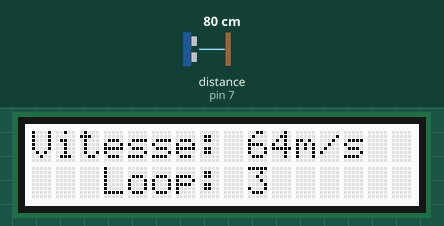
Bench run of a sketch on a simulated Arduino Uno, built with avr-gcc and run on an emulated ATmega328P. Shown: 16×2 character LCD. Wiring (inferred from the names in the program): ultrasonic range finder: trigger pin 7; echo pin 7. Inputs (shaded band) come from the test bench; at power-on: distance to the obstacle (sensor on pin 7) 80 cm. The echo pulse lasts 58.3 µs per cm.

Above: at 1.2 s.
1.3 s: distance to the obstacle (sensor on pin 7) set to 2 cm
At 2.9 s:
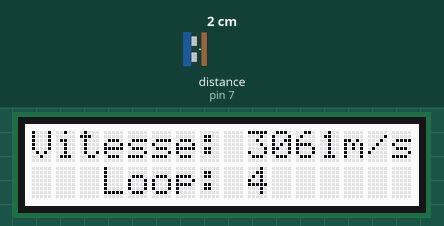
4.6 s: distance to the obstacle (sensor on pin 7) set to 4 cm
At 6.0 s:
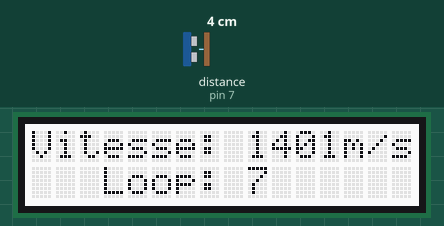
7.7 s: distance to the obstacle (sensor on pin 7) set to 9 cm
At 9.1 s:
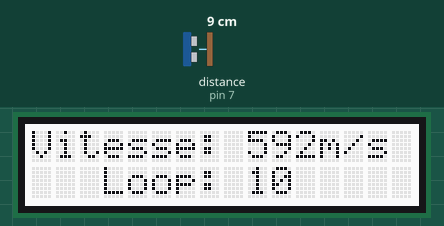
Timing chart, 0 to 10.7 s (numbered marks = the images above; inputs shaded):
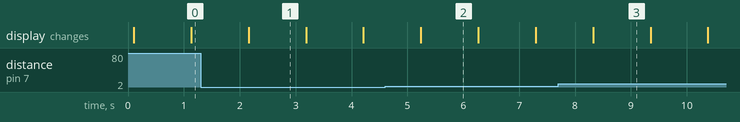

Measured:
- what the display in image 1 shows lasts 1.0 s, from 2.2 s to 3.2 s

The sketch:

main.ino
```cpp
#define PING_PIN 7 //Use digital pin 4 for the range finder
#define LED_LIGHT_DISTANCE 5 //At this distance (in cm) or less the LED is lit up
#define READ_DELAY 1000 //Delay between readings in milliseconds
#include <Wire.h>  // inclure la bibliothèque permettant la communication par le protocole I2C
#include "rgb_lcd.h" // inclure la bibliothèque pour l'écran LCD

rgb_lcd lcd; // création d'un objet lcd
int i = 1;
long distance = 15;

void setup()
{
    Serial.begin(9600);
    lcd.begin(16, 2);   // configurer le nombre de colonnes et de lignes de l'écran LCD :
    delay(10);
}
void loop()
{
    //Set Ping Pin to OUTPUT mode
    pinMode(PING_PIN, OUTPUT);
    //Send a HIGH signal for 2 microseconds
    digitalWrite(PING_PIN, HIGH);
    delayMicroseconds(2);
    digitalWrite(PING_PIN, LOW);

    //Now read back the distance as a time value (microseconds) using the same pin
    pinMode(PING_PIN, INPUT);
    long duration = pulseIn(PING_PIN, HIGH) / 2;

    //Output the distance to the serial monitor
    long speed = (distance * 0.01)/(duration * 0.000001);

    //Delay before the next reading


    char finalString[256];
    lcd.clear();
    lcd.setCursor(0, 0);
    lcd.print("Vitesse: " + String(int(speed)) + "m/s");
    lcd.setCursor(3, 1);
    i += 1;
    lcd.print("Loop: " + String(i));

    delay(READ_DELAY);
}
```
